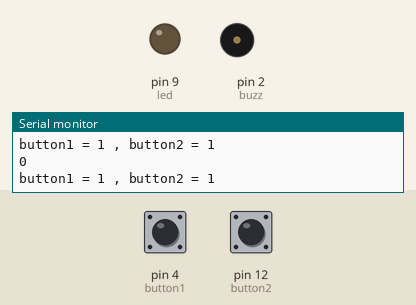
Simulated run of this sketch. Board: Arduino Uno, built with avr-gcc and run on an emulated ATmega328P. On the bench: output pins drawn as LEDs (lit = HIGH), buzzer (waves = sounding, pin HIGH), the last lines printed to the serial monitor. Inputs (shaded band) come from the test bench; at power-on: pin 12 (button2) HIGH, pin 4 (button1) HIGH.

Above: at 1.8 s.
1.9 s: pin 12 (button2) pulled LOW for 3.2 s
At 2.9 s:
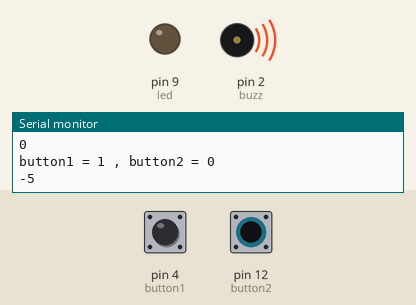
7.5 s: pin 4 (button1) pulled LOW for 0.6 s
At 9.7 s:
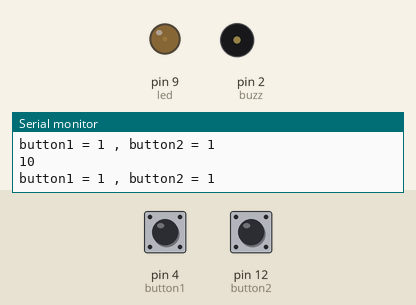
10.0 s: pin 4 (button1) pulled LOW for 1 s
At 10.9 s:
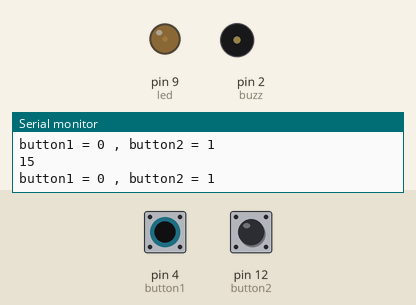
12.5 s: pin 4 (button1) driven LOW
At 13.4 s:
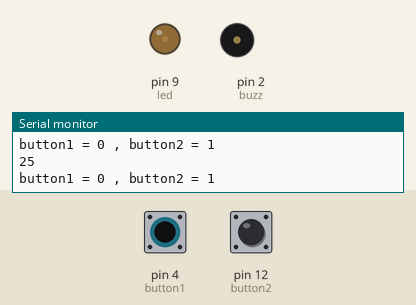
15.5 s: pin 4 (button1) driven HIGH
At 16.6 s:
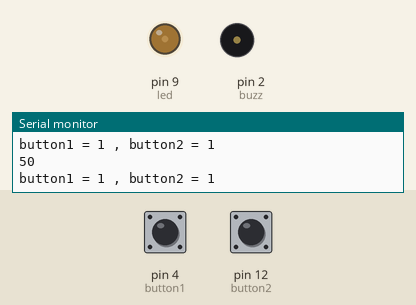
17.0 s: pin 4 (button1) driven LOW
At 22.4 s:
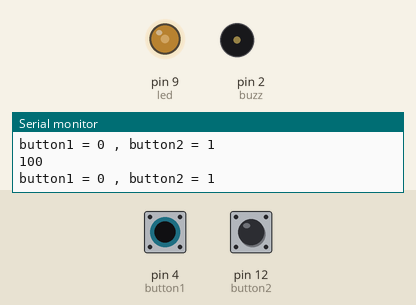
Timing chart, 0 to 27.0 s (numbered marks = the images above; inputs shaded):
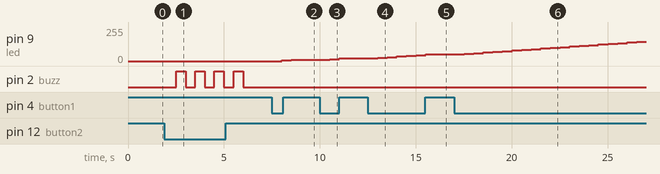

The sketch:

using_pushButtons_dimLED.ino
```cpp
int led=9;
int button1=4;
int button2=12;
int buzz=2;
int button1val;
int button2val;
int dt=500;
int ledbright=0;

void setup() {
  // put your setup code here, to run once:
  Serial.begin(9600);
  pinMode(led,OUTPUT);
  pinMode(button1,INPUT);
  pinMode(button2,INPUT);
  pinMode(buzz,OUTPUT);

}

void loop() {
  // put your main code here, to run repeatedly:
  button1val=digitalRead(button1);
  button2val=digitalRead(button2);
Serial.print("button1 = ");
Serial.print(button1val);
Serial.print(" , ");
Serial.print("button2 = ");
Serial.println(button2val);
delay(dt);

if(button1val==0){
ledbright=ledbright+5;

}
if(button2val==0){
  ledbright=ledbright-5;

}
Serial.println(ledbright);
if(ledbright>=255){
  ledbright=255;
  digitalWrite(buzz,HIGH);
  delay(dt);
    digitalWrite(buzz,LOW);
    Serial.println("BUZZ HIGH");

}
if(ledbright<0){
  ledbright=0;
    digitalWrite(buzz,HIGH);
     digitalWrite(buzz,HIGH);
     delay(dt);
    digitalWrite(buzz,LOW);
    Serial.println("BUZZ LOW");

}
analogWrite(led,ledbright);

}
```

Measured:
- after the input at 1.9 s, pin 2 (buzz): alternates HIGH for 0.50 s and LOW for 0.50 s, 8 changes in all, then stays LOW, starting after 0.60 s
- after the input at 7.5 s, pin 9 (led): 0/255 → 5/255 after 0.51 s, → 10/255 0.50 s later
- after the input at 10.0 s, pin 9 (led): 10/255 → 15/255 after 0.51 s, → 20/255 0.50 s later
- after the input at 12.5 s, pin 9 (led): moves from 20/255 to 45/255 over 2.0 s, starting after 0.51 s
- after the input at 15.5 s, pin 9 (led): goes on until 15.5 s, then stays 50/255
- after the input at 17.0 s, pin 9 (led): moves from 50/255 to 145/255 over 9.0 s, starting after 0.52 s
